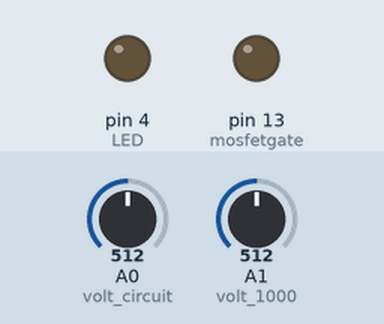
Bench run of a sketch on a simulated Arduino Uno, built with avr-gcc and run on an emulated ATmega328P. Shown: output pins drawn as LEDs (lit = HIGH). The inputs (shaded band) are chosen by the test bench; at power-on: A1 (volt_1000) = 512, A0 (volt_circuit) = 512. What the sketch prints to the serial monitor is not drawn.

Above: at 1.2 s.
1.3 s: A1 (volt_1000) set to 0
4.3 s: A0 (volt_circuit) set to 550
7.3 s: A0 (volt_circuit) set to 582
8.8 s: A0 (volt_circuit) set to 511
At 9.5 s:
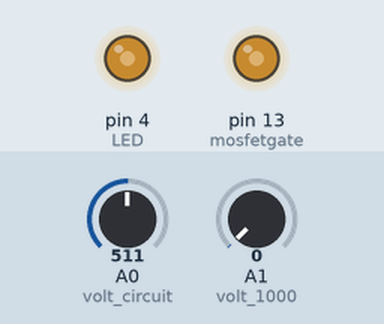
11.8 s: A0 (volt_circuit) set to 716
13.3 s: A1 (volt_1000) set to 558
14.8 s: A1 (volt_1000) set to 584
At 15.29 s:
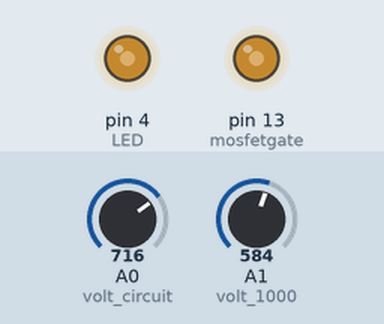
Timing chart, 0 to 18.8 s (numbered marks = the images above; inputs shaded):
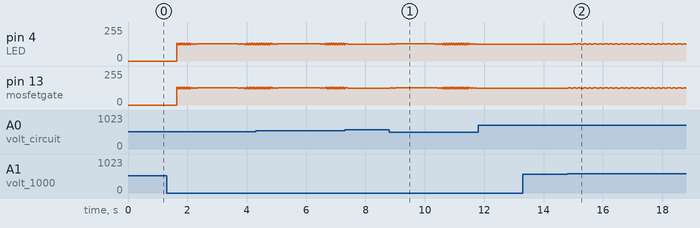

The sketch:

New_circuit.ino
```cpp
/*
  Arduino Starter Kit example
  Project 10 - Zoetrope

  This sketch is written to accompany Project 10 in the Arduino Starter Kit

  Parts required:
  - two 10 kilohm resistors
  - two momentary pushbuttons
  - one 10 kilohm potentiometer
  - motor
  - 9V battery
  - H-Bridge

  created 13 Sep 2012
  by Scott Fitzgerald
  Thanks to Federico Vanzati for improvements

  https://store.arduino.cc/genuino-starter-kit

  This example code is part of the public domain.
*/


int LED = 4;
const int mosfetgate = 13;               // connected to pin 13 for the gate of the N-type mosfet
int volt_1000 = A1;
// int volt_100 = A2;;
// int volt_11 = A1;
int volt_circuit = A0;

float raw_volt_1000;
float raw_volt_100;
float raw_volt_11;
float raw_volt_circuit;
float act_volt_1000;
float act_volt_100;
float act_volt_11;
float act_volt_circuit;
float current_1000;
float current_100;
float current_11;
float rail_voltage = 18;
float point = 1024.0;
float current_setpoint = 300; // In microamps

float previousReadTime = 0;
float previousWriteTime = 0;
float mosfetOnTime = 100;   // LED on time in microseconds
float mosfetOffTime = 10000;  // LED off time in microseconds
bool mosfetState = LOW;
bool LEDState = LOW;
bool mosfet1000State = HIGH;

// Constants
const float Kp = 1.0;  // Proportional gain
const float Ki = 0.5;  // Integral gain
const float Kd = 0.2;  // Derivative gain

// Variables
float setpoint = 50.0;  // Desired setpoint must be between 150 and 800
float time_setpoint = 0;
float time_input = 0;
float input = 0.0;      // Actual system measurement
float output = 0.0;     // Control output

float error = 0.0;      // Error (difference between setpoint and input)
float lastError = 0.0;  // Previous error
float proportional = 0.0;
float integral = 0.0;   // Integral term (accumulated error)
float derivative = 0.0; // Derivative term (rate of change of error)

void setup() {
  // initialize the inputs and outputs
  pinMode(LED, OUTPUT);
  pinMode(mosfetgate, OUTPUT);
  pinMode(volt_1000, INPUT);
  // pinMode(volt_100, INPUT);
  // pinMode(volt_11, INPUT);
  pinMode(volt_circuit, INPUT);
  // initialize serial communication at 9600 bits per second:
  Serial.begin(2000000);
}

void loop() {
  // Analog read at 1ms rate
  float currentReadTime = micros();
  if (currentReadTime - previousReadTime >= 1000) { //setting the timing of how frequent you read the value
    previousReadTime = currentReadTime;

    // read values from the sensor:
    raw_volt_1000 = (float)analogRead(volt_1000);
    act_volt_1000 = (raw_volt_1000 * rail_voltage) / point;
    // raw_volt_100 = (float)analogRead(volt_1000);
    // act_volt_100 = (raw_volt_100 * rail_voltage) / point;
    // raw_volt_11 = (float)analogRead(volt_1000);
    // act_volt_11 = (raw_volt_11 * rail_voltage) / point;
    raw_volt_circuit = (float)analogRead(volt_circuit);
    act_volt_circuit = (raw_volt_circuit * rail_voltage) / point;
    current_1000 = act_volt_1000 / 1000;
    // current_100 = act_volt_100 / 100;
    // current_11 = act_volt_11 / 11;
    Serial.print(act_volt_circuit * 100); // Print the voltage before the 1k resistor
    Serial.print(",");
    Serial.println(current_1000 * 1000000, 3); // Print the voltage of the circuit - 1K resistance? in uA
    // Serial.println(current_100); // Print the voltage of the circuit - 1K resistance?
    // Serial.print(",");
    // Serial.println(current_11); // Print the voltage of the circuit - 1K resistance?
    // Serial.print(",");
    time_setpoint = 54664 * pow(2.71828, -0.005 * current_setpoint) + 0;
    time_input = 54664 * pow(2.71828, -0.005 * current_1000 * 1000000) + 0;
    error = time_setpoint - time_input;
    proportional = Kp * error;
    integral += Ki * error;
    derivative = Kd * (error - lastError);
    output = proportional + integral + derivative;
    mosfetOffTime = output;
    lastError = error;
    // Serial.println(',');
    // Serial.println(error, 6); // Print the voltage of the circuit - 1K resistance? in uA
    // Serial.println(',');
  }

  // LED control
  float currentWriteTime = micros();
  if (mosfetState == LOW) {
    // LED is currently off
    if (currentWriteTime - previousWriteTime >= mosfetOffTime) {
      previousWriteTime = currentWriteTime;

      // Turn on the MOSFET
      digitalWrite(mosfetgate, HIGH);
      mosfetState = HIGH;

      // Turn the LED ON
      digitalWrite(LED, HIGH);
      LEDState = HIGH;

      // Update the LED on time based on the dynamic value
      // mosfetOnTime = dynamicValue;
    }
  } else {
    // LED is currently on
    if (currentWriteTime - previousWriteTime >= mosfetOnTime) {
      previousWriteTime = currentWriteTime;

      // Turn off the MOSFET
      digitalWrite(mosfetgate, LOW);
      mosfetState = LOW;

      // Turn the LED ON
      digitalWrite(LED, LOW);
      LEDState = LOW;

      // Update the LED off time based on the dynamic value
      // ledOffTime = dynamicValue;
    }
  }
}
```

Measured:
- after the input at 11.8 s, pin 4 (LED): stays 125/255 (without the input it goes to 131/255 after 1.3 s); pin 13 (mosfetgate): stays 125/255 (without the input it goes to 131/255 after 1.4 s)
